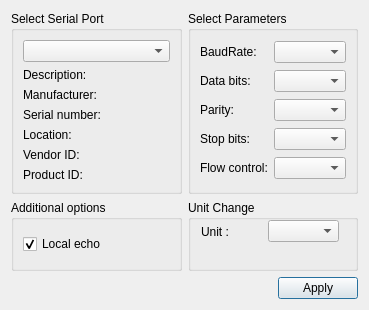
<?xml version="1.0" encoding="UTF-8"?>
<ui version="4.0">
 <class>SettingsDialog</class>
 <widget class="QDialog" name="SettingsDialog">
  <property name="geometry">
   <rect>
    <x>0</x>
    <y>0</y>
    <width>369</width>
    <height>310</height>
   </rect>
  </property>
  <property name="windowTitle">
   <string>Scale Setting</string>
  </property>
  <layout class="QGridLayout" name="gridLayout_3">
   <item row="0" column="1">
    <widget class="QGroupBox" name="parametersBox">
     <property name="title">
      <string>Select Parameters</string>
     </property>
     <layout class="QGridLayout" name="gridLayout_2">
      <item row="0" column="0">
       <widget class="QLabel" name="baudRateLabel">
        <property name="text">
         <string>BaudRate:</string>
        </property>
       </widget>
      </item>
      <item row="0" column="1">
       <widget class="QComboBox" name="baudRateBox"/>
      </item>
      <item row="1" column="0">
       <widget class="QLabel" name="dataBitsLabel">
        <property name="text">
         <string>Data bits:</string>
        </property>
       </widget>
      </item>
      <item row="1" column="1">
       <widget class="QComboBox" name="dataBitsBox"/>
      </item>
      <item row="2" column="0">
       <widget class="QLabel" name="parityLabel">
        <property name="text">
         <string>Parity:</string>
        </property>
       </widget>
      </item>
      <item row="2" column="1">
       <widget class="QComboBox" name="parityBox"/>
      </item>
      <item row="3" column="0">
       <widget class="QLabel" name="stopBitsLabel">
        <property name="text">
         <string>Stop bits:</string>
        </property>
       </widget>
      </item>
      <item row="3" column="1">
       <widget class="QComboBox" name="stopBitsBox"/>
      </item>
      <item row="4" column="1">
       <widget class="QComboBox" name="flowControlBox"/>
      </item>
      <item row="4" column="0">
       <widget class="QLabel" name="flowControlLabel">
        <property name="text">
         <string>Flow control:</string>
        </property>
       </widget>
      </item>
     </layout>
    </widget>
   </item>
   <item row="0" column="0">
    <widget class="QGroupBox" name="selectBox">
     <property name="title">
      <string>Select Serial Port</string>
     </property>
     <layout class="QGridLayout" name="gridLayout">
      <item row="0" column="0">
       <widget class="QComboBox" name="serialPortInfoListBox"/>
      </item>
      <item row="1" column="0">
       <widget class="QLabel" name="descriptionLabel">
        <property name="text">
         <string>Description:</string>
        </property>
       </widget>
      </item>
      <item row="2" column="0">
       <widget class="QLabel" name="manufacturerLabel">
        <property name="text">
         <string>Manufacturer:</string>
        </property>
       </widget>
      </item>
      <item row="3" column="0">
       <widget class="QLabel" name="serialNumberLabel">
        <property name="text">
         <string>Serial number:</string>
        </property>
       </widget>
      </item>
      <item row="4" column="0">
       <widget class="QLabel" name="locationLabel">
        <property name="text">
         <string>Location:</string>
        </property>
       </widget>
      </item>
      <item row="5" column="0">
       <widget class="QLabel" name="vidLabel">
        <property name="text">
         <string>Vendor ID:</string>
        </property>
       </widget>
      </item>
      <item row="6" column="0">
       <widget class="QLabel" name="pidLabel">
        <property name="text">
         <string>Product ID:</string>
        </property>
       </widget>
      </item>
     </layout>
    </widget>
   </item>
   <item row="3" column="0" colspan="2">
    <layout class="QHBoxLayout" name="horizontalLayout">
     <item>
      <spacer name="horizontalSpacer">
       <property name="orientation">
        <enum>Qt::Horizontal</enum>
       </property>
       <property name="sizeHint" stdset="0">
        <size>
         <width>96</width>
         <height>20</height>
        </size>
       </property>
      </spacer>
     </item>
     <item>
      <widget class="QPushButton" name="applyButton">
       <property name="text">
        <string>Apply</string>
       </property>
      </widget>
     </item>
    </layout>
   </item>
   <item row="2" column="0">
    <widget class="QGroupBox" name="additionalOptionsGroupBox">
     <property name="title">
      <string>Additional options</string>
     </property>
     <layout class="QVBoxLayout" name="verticalLayout">
      <item>
       <widget class="QCheckBox" name="localEchoCheckBox">
        <property name="text">
         <string>Local echo</string>
        </property>
        <property name="checked">
         <bool>true</bool>
        </property>
       </widget>
      </item>
     </layout>
    </widget>
   </item>
   <item row="2" column="1">
    <widget class="QGroupBox" name="groupBox">
     <property name="title">
      <string>Unit Change</string>
     </property>
     <widget class="QLabel" name="unitLabel">
      <property name="geometry">
       <rect>
        <x>13</x>
        <y>25</y>
        <width>47</width>
        <height>13</height>
       </rect>
      </property>
      <property name="text">
       <string>Unit : </string>
      </property>
     </widget>
     <widget class="QComboBox" name="unitcomboBox">
      <property name="geometry">
       <rect>
        <x>80</x>
        <y>20</y>
        <width>71</width>
        <height>22</height>
       </rect>
      </property>
     </widget>
    </widget>
   </item>
  </layout>
 </widget>
 <resources/>
 <connections/>
</ui>
